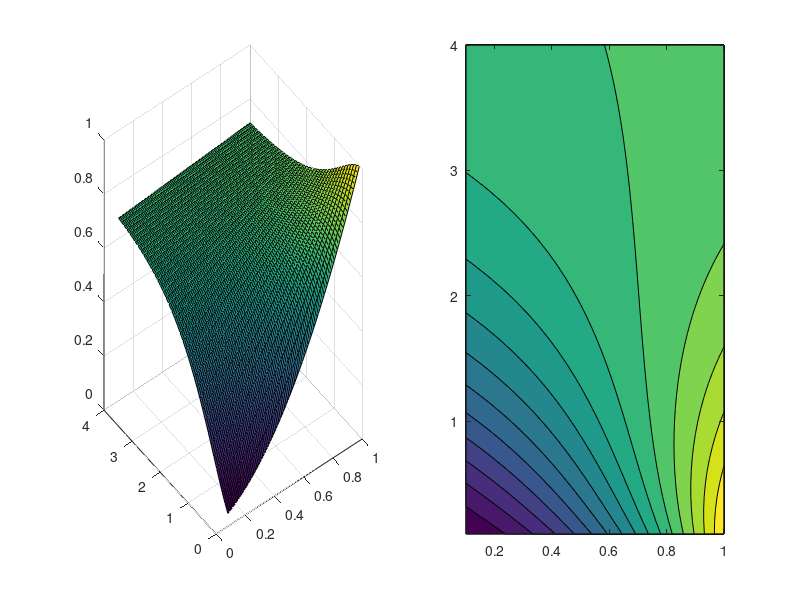

Write the MATLAB code that produced this figure.
clear all
clc

%% Input

t = 0.1:0.1:4;
X = 0.1:0.01:1;

n = 2;
a = 0.1;
b = 0.2;

theta = 1;
mu = 0.7;

%% Jacobi

A = @(j) theta*(n-j).*((n-j-1)*a-1);
B = @(j) theta*(n-j).*((n-j-1)*b+mu);

P = [];
for i = 1:length(t)
    Q = [];
    for k = 0:n
        PB = prod(B(0:k-1));
        Sum = 0;
        for j = 0:k
            PA = prod(A(j)-A(0:j-1))*prod(A(j)-A(j+1:k));
            Sum = Sum + exp(t(i)*A(j))/PA;
        end
        Q = [Q Sum*PB];
    end
    P = [P; Q];
end

for i = 1:length(X)
    for j = 1:length(t)
        x(i,j) = X(i);
        y(i,j) = t(j);
        U(i,j) = sum(X(i).^(n:-1:0).*P(j,:));
    end
end

subplot(1,2,1)
surf(x,y,U)
subplot(1,2,2)
contourf(x,y,U,15)










